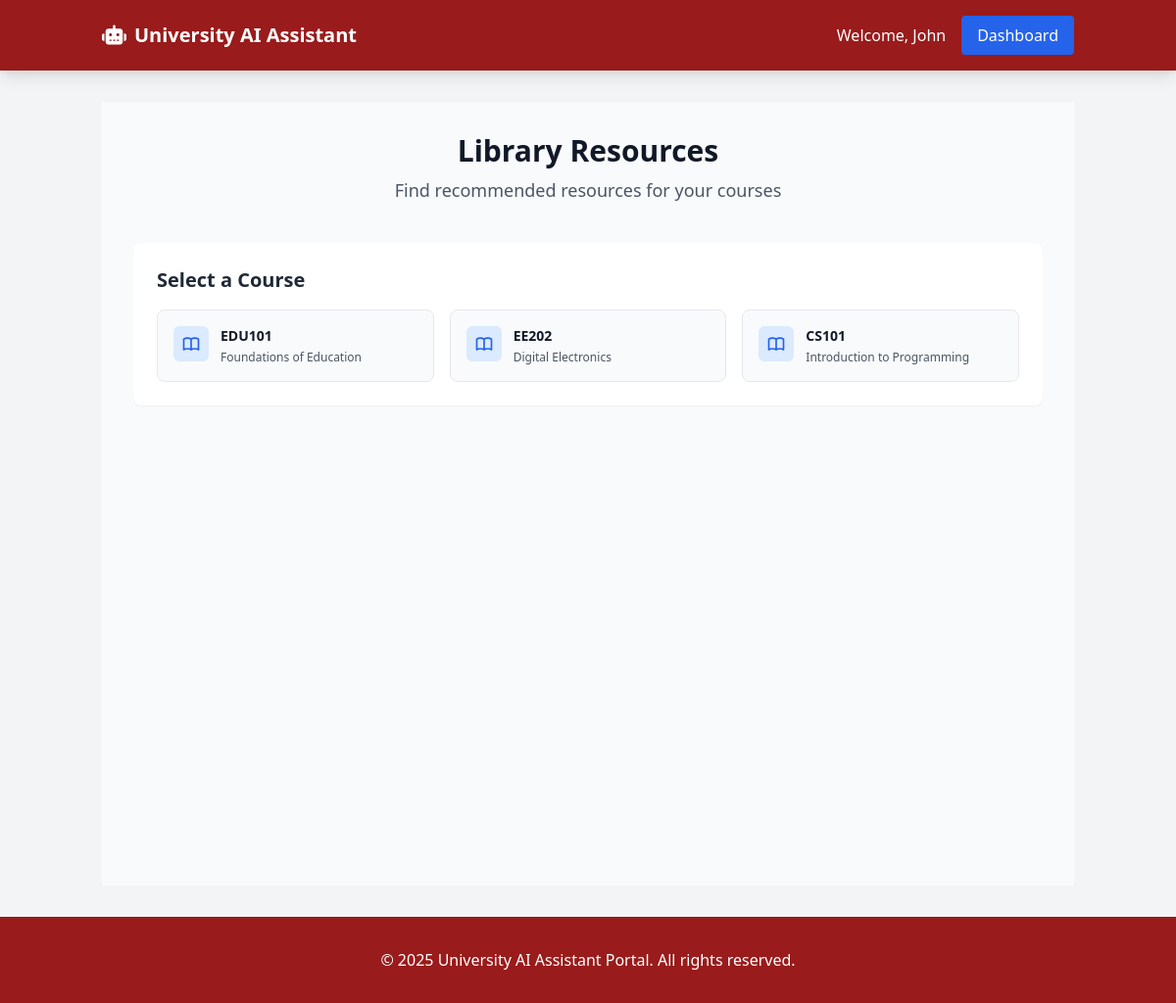
/library/resources/ (signed in), run on the app's committed database.
### accounts/models.py (models this page shows, shortened)
class User(AbstractUser):
    ROLE_CHOICES = (
        ('student', 'Student'),
        ('lecturer', 'Lecturer'),
        ('admin', 'Administrator'),
    )
    role = models.CharField(max_length=10, choices=ROLE_CHOICES, default='student')
    registration_number = models.CharField(max_length=20, blank=True, null=True, unique=True)
    phone_number = models.CharField(max_length=15, blank=True, null=True)
    profile_picture = models.ImageField(upload_to='profile_pics/', blank=True, null=True)
    groups = models.ManyToManyField(
        'auth.Group',
        verbose_name='groups',
        blank=True,
        help_text='The groups this user belongs to. A user will get all permissions granted to each of their groups.',
        related_name='custom_user_set',
        related_query_name='user',
    )
    user_permissions = models.ManyToManyField(
        'auth.Permission',
        verbose_name='user permissions',
        blank=True,
        help_text='Specific permissions for this user.',
        related_name='custom_user_set',
        related_query_name='user',
    )

### core/models.py (models this page shows, shortened)
class Course(models.Model):
    COURSE_LEVELS = (
        ('100', 'Level 100 (Introductory)'),
        ('200', 'Level 200 (Intermediate)'),
        ('300', 'Level 300 (Advanced)'),
        ('400', 'Level 400 (Specialized)'),
        ('500', 'Level 500 (Graduate)'),
    )
    COURSE_TYPES = (
        ('core', 'Core Course'),
        ('elective', 'Elective Course'),
        ('lab', 'Laboratory'),
        ('project', 'Project Work'),
        ('thesis', 'Thesis/Dissertation'),
    )
    department = models.ForeignKey(Department, on_delete=models.CASCADE, related_name='courses')
    code = models.CharField(max_length=20, help_text="Course code (e.g., CS101, MATH201)")
    name = models.CharField(max_length=200)
    description = models.TextField(blank=True, null=True)
    credits = models.IntegerField(validators=[MinValueValidator(1), MaxValueValidator(6)])
    level = models.CharField(max_length=3, choices=COURSE_LEVELS, default='100')
    course_type = models.CharField(max_length=20, choices=COURSE_TYPES, default='core')
    prerequisites = models.ManyToManyField('self', symmetrical=False, blank=True,
                                         through='CoursePrerequisite',
                                         through_fields=('course', 'prerequisite'))
    is_active = models.BooleanField(default=True)
    learning_outcomes = models.TextField(blank=True, null=True, help_text="Course learning outcomes")
    created_at = models.DateTimeField(auto_now_add=True)
    updated_at = models.DateTimeField(auto_now=True)
    class Meta:
        ordering = ['department', 'code']
        unique_together = ['department', 'code']

### core/views.py (the view)
# urls.py: path('library/resources/', views.library_resources, name='library_resources'),
def library_resources(request):
    enrolled_courses = Course.objects.filter(
        offerings__enrollments__student=request.user,
        offerings__enrollments__is_active=True
    ).distinct()
    resources, selected_course = [], None
    course_id = request.GET.get('course_id')
    if course_id:
        selected_course = get_object_or_404(Course, pk=course_id)
        ai = AIService()
        resources = ai.fetch_online_resources(course_name=selected_course.name, student=request.user)
    return render(request, 'dashboard/library.html', {
        'resources': resources, 'selected_course': selected_course,
        'enrolled_courses': enrolled_courses
    })

### core/templates/dashboard/library.html (shortened to what this page needs)
{% extends 'base.html' %}
{% load static %}
{% block content %}
<div class="min-h-screen bg-gray-50 py-8">
    <div class="max-w-7xl mx-auto px-4 sm:px-6 lg:px-8">
        <div class="text-center mb-10">
            <h1 class="text-3xl font-bold text-gray-900 mb-2">Library Resources</h1>
            <p class="text-lg text-gray-600">Find recommended resources for your courses</p>
        </div>
        <div class="mb-8 bg-white p-6 rounded-lg shadow-sm">
            <h2 class="text-xl font-semibold text-gray-800 mb-4">Select a Course</h2>
            {% if enrolled_courses %}
            <div class="grid grid-cols-1 sm:grid-cols-2 lg:grid-cols-3 xl:grid-cols-4 gap-4">
                {% for course in enrolled_courses %}
                <a href="{% url 'library_resources' %}?course_id={{ course.id }}"
                   class="block p-4 border rounded-lg hover:shadow-md transition-shadow {% if selected_course and selected_course.id == course.id %}bg-blue-50 border-blue-300{% else %}bg-gray-50 border-gray-200{% endif %}">
                    <div class="flex items-start">
                        <div class="bg-blue-100 p-2 rounded-md mr-3">
                        </div>
                        <div>
                            <h3 class="font-semibold text-gray-900 text-sm">{{ course.code }}</h3>
                            <p class="text-xs text-gray-600 mt-1">{{ course.name|truncatewords:4 }}</p>
                        </div>
                    </div>
                </a>
                {% endfor %}
            </div>
            {% endif %}
        </div>
    </div>
</div>
{% endblock %}

### core/templates/base.html (shortened to what this page needs)
<!DOCTYPE html>
<html lang="en">
<head>
  <link href="https://cdn.jsdelivr.net/npm/tailwindcss@2.2.19/dist/tailwind.min.css" rel="stylesheet">
  <link rel="stylesheet" href="https://cdnjs.cloudflare.com/ajax/libs/font-awesome/6.4.0/css/all.min.css">
</head>
<body class="bg-gray-100 flex flex-col min-h-screen">
  <nav class="bg-red-800 text-white shadow-lg">
    <div class="container mx-auto px-4">
      <div class="flex justify-between items-center py-4">
        <div class="flex items-center space-x-4">
          <a href="{% url 'home' %}" class="text-xl font-bold">
            <i class="fas fa-robot mr-2"></i>University AI Assistant
          </a>
        </div>
        <div class="flex items-center space-x-4">
          {% if user.is_authenticated %}
          <span>Welcome, {{ user.first_name }}</span>
          <a href="{% url 'dashboard' %}" class="bg-blue-600 hover:bg-blue-700 px-4 py-2 rounded">Dashboard</a>
          {% else %}
          <a href="{% url 'register' %}" class="bg-blue-600 hover:bg-blue-700 px-4 py-2 rounded">Register</a>
          {% endif %}
        </div>
      </div>
    </div>
  </nav>
  <main class="container mx-auto px-4 py-8 flex-grow">
    {% block content %}
    {% endblock %}
  </main>
  <footer class="bg-red-800 text-white py-8">
    <div class="container mx-auto px-4 text-center">
      <p>&copy; 2025 University AI Assistant Portal. All rights reserved.</p>
    </div>
  </footer>
</body>
</html>

### data on the page
User: first_name "John"
Course: code "EDU101", name "Foundations of Education"
Course: code "EE202", name "Digital Electronics"
Course: code "CS101", name "Introduction to Programming"
